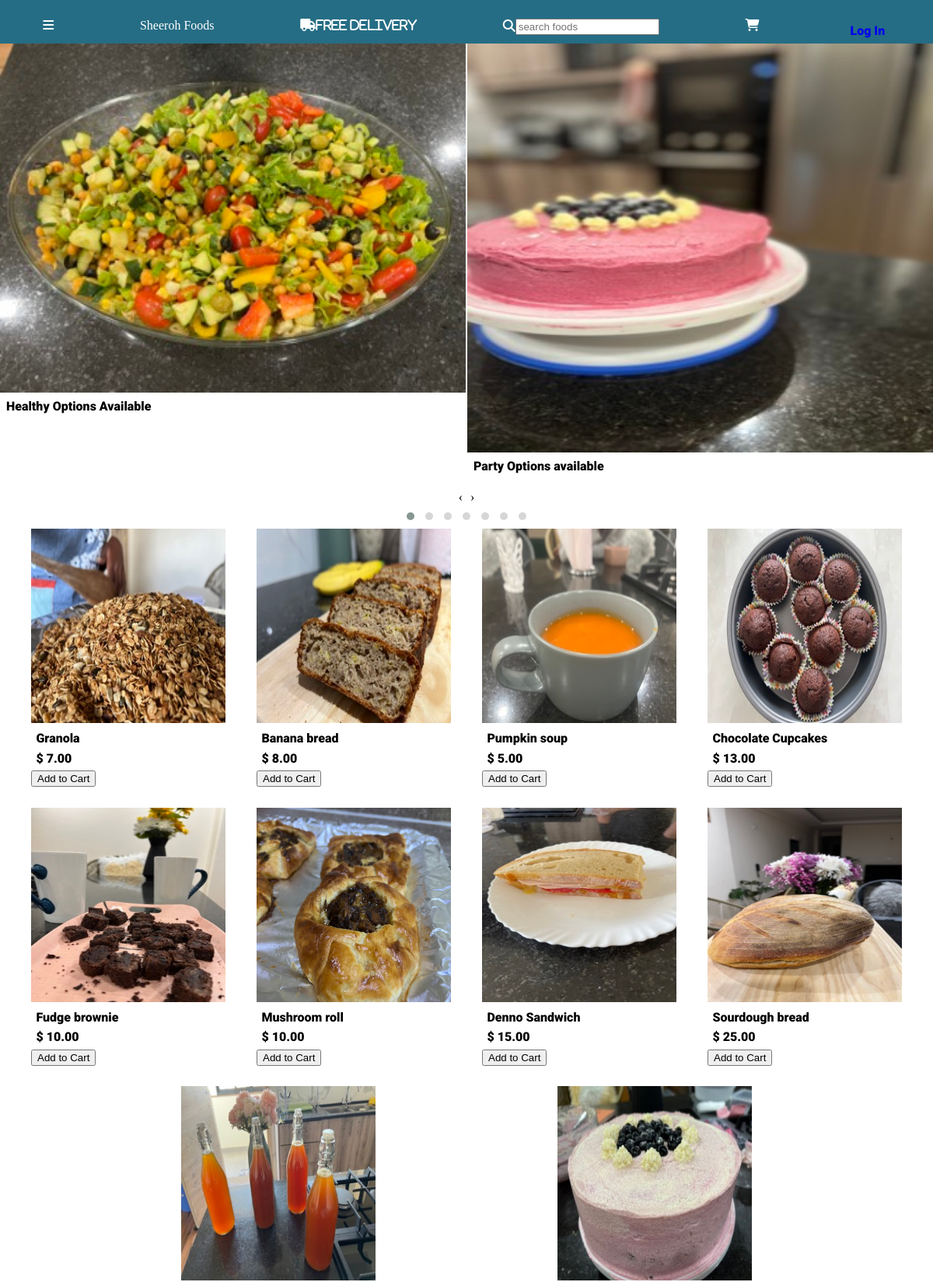
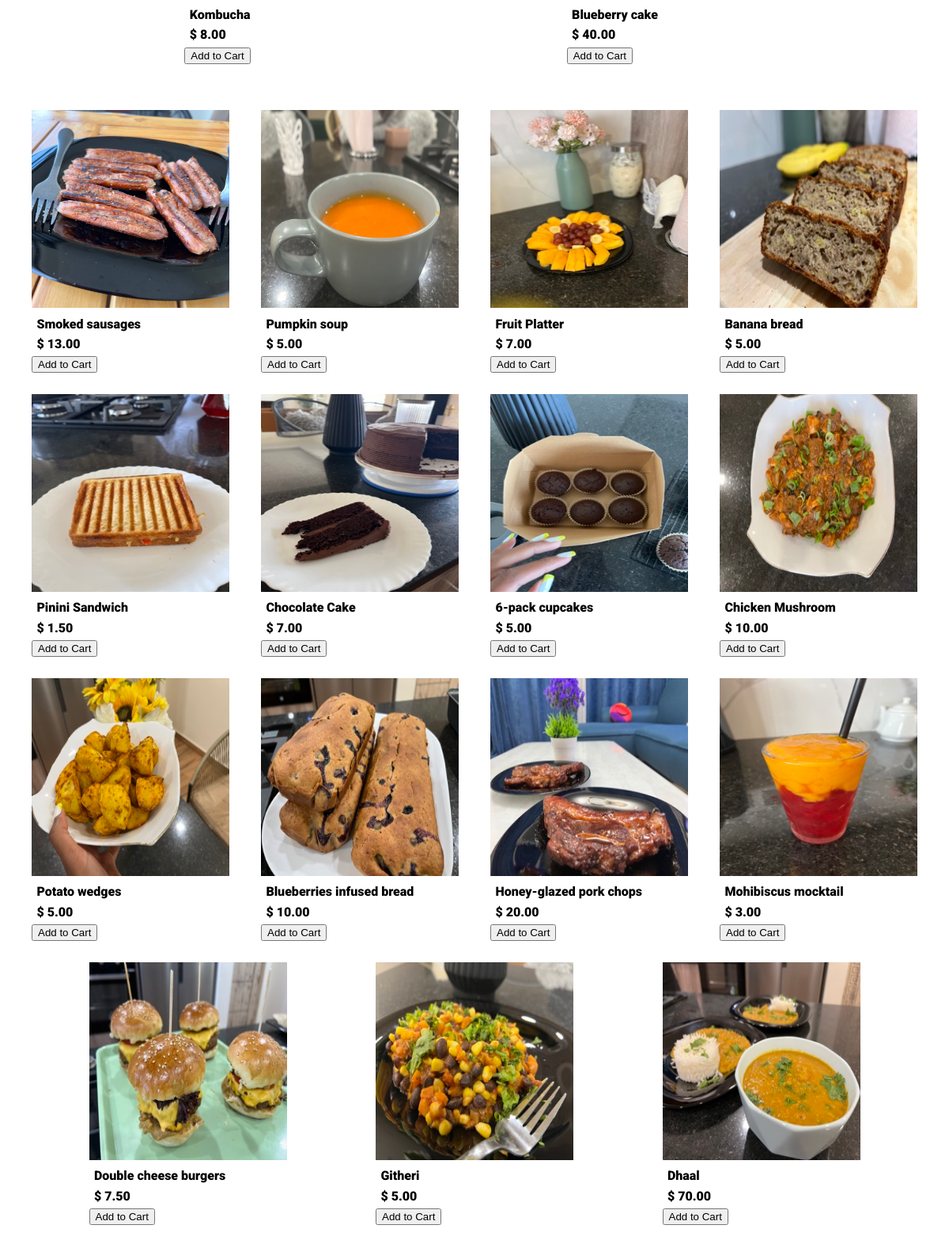
The page / (upper part) on the database its author committed (2 pictures, top to bottom).
### nav/models.py (models this page shows, shortened)
class Splice_display(models.Model):
    splice_photo = models.ImageField(upload_to='images/')
    splice_description = models.CharField(max_length =200)

class Toppicks(models.Model):
    id = models.BigAutoField(auto_created=True, primary_key=True, serialize=False, verbose_name='ID')
    pick_description = models.CharField(max_length = 50)
    pick_photo = models.ImageField(upload_to='images/')
    pick_price = models.DecimalField(max_digits=20, decimal_places=2,blank= False)

class Product(models.Model):
   date = models.DateField()
   product_name = models.CharField(max_length = 100)
   product_serial_no = models.BigAutoField(primary_key=True)
   opening_balance = models.IntegerField(blank = True)
   closing_balance = models.IntegerField(blank = True)
   sales = models.IntegerField(blank = True)
   product_buying_price = models.DecimalField(max_digits =100, decimal_places=2)
   product_selling_price = models.DecimalField(max_digits =100, decimal_places=2)
   sales_tax = models.FloatField(max_length =20)
   sale_discount = models.FloatField(blank = True)
   photo = models.ImageField(upload_to='images/')

### nav/views.py (the view)
# urls.py: path("", views.nav, name="nav") ,
def nav (request):
    food_list = Product.objects.all()
    splice_images = Splice_display.objects.all()
    Top_food_picks = Toppicks.objects.all()
    template = loader.get_template("nav.html")
    context = {
        "food_list": food_list,
        "splice_images": splice_images,
        "Top_food_picks": Top_food_picks,
        }
    return HttpResponse(template.render(context, request))

### nav/templates/nav.html (shortened to what this page needs)
{% extends "base.html" %}
{% load static %}
        {% block splice%}
            <div class="owl-carousel owl-theme">
                {% for splice in splice_images %}
                    <div class="item">
                        <img src="{{ splice.splice_photo.url }}" alt="{{splice.splice_description }}">
                        <p class="splice_des_paragraph">{{splice.splice_description}}</p>
                    </div>
                {% endfor %}
            </div>
        {% endblock %}
        {% block toppicks%}
            {% for pick in Top_food_picks %}
            <div class="toppick_item">
                <a href="/toppick?id={{pick.id}}">
                    <img src="{{ pick.pick_photo.url }}" alt="{{pick.pick_description }}" width="250px" height="250px">
                </a>
                <span>
                    <a href="/toppick?id={{pick.id}}">
                        <p> {{pick.pick_description }} </p>
                    </a>
                    <a href="/toppick?id={{pick.id}}">
                        <p>$ {{pick.pick_price}}</p>
                    </a>
                    <form method="post" action="{% url 'add_toppick_tocart' %}">
                        <button type="submit" class="add_to_cart">Add to Cart</button>
                    </form>
                </span>
            </div>
            {% endfor %}
        {% endblock %}
        {% block menu%}
        {% for food in food_list %}
            <div>
                <a href="/product_details?product_serial_no={{food.product_serial_no}}">
                    <img src="{{ food.photo.url }}" alt="{{food.product_name}}" width="250px" height="250px">
                </a>
                <div>
                    <a href="product_details?product_serial_no={{food.product_serial_no}}">
                        <p> {{food.product_name}} </p>
                    </a>
                    <a href="product_details?product_serial_no={{food.product_serial_no}}">
                        <p>$ {{food.product_selling_price}}</p>
                    </a>
                    <form method="post" action="{% url 'add_menu_tocart' %}">
                        <button type="submit" class="add_to_cart">Add to Cart</button>
                    </form>
                </div>
            </div>
        {% endfor %}
        {% endblock %}

### static/base.css (style rules this page uses)
body { margin: 0; padding: 0; }
P { color: black; font-family: "Roboto", sans-serif; font-weight: 900; font-style: normal; margin: 0.4em; }
a { text-decoration: none; }
.item { height: 35em; width: 100%; }
.owl-carousel .owl-item img { max-width: auto; max-height: 94%; width: auto; height: auto; overflow: auto; padding: 0; margin: 0; }
.splice_des_paragraph { margin: 0.5em 0.5em; }
.add_to_cart { margin-top: 0; margin-bottom: 2em; }

### rows shown on the page
Splice_display: splice_photo (picture), splice_description "Healthy Options Available"
Splice_display: splice_photo (picture), splice_description "Party Options available"
Toppicks: pick_photo (picture), pick_description "Granola", pick_price "7.00"
Toppicks: pick_photo (picture), pick_description "Banana bread", pick_price "8.00"
Toppicks: pick_photo (picture), pick_description "Pumpkin soup", pick_price "5.00"
Toppicks: pick_photo (picture), pick_description "Chocolate Cupcakes", pick_price "13.00"
Toppicks: pick_photo (picture), pick_description "Fudge brownie", pick_price "10.00"
Toppicks: pick_photo (picture), pick_description "Mushroom roll", pick_price "10.00"
Toppicks: pick_photo (picture), pick_description "Denno Sandwich", pick_price "15.00"
Toppicks: pick_photo (picture), pick_description "Sourdough bread", pick_price "25.00"
Toppicks: pick_photo (picture), pick_description "Kombucha", pick_price "8.00"
Toppicks: pick_photo (picture), pick_description "Blueberry cake", pick_price "40.00"
Product: photo (picture), product_name "Smoked sausages", product_selling_price "13.00"
Product: photo (picture), product_name "Pumpkin soup", product_selling_price "5.00"
Product: photo (picture), product_name "Fruit Platter", product_selling_price "7.00"
Product: photo (picture), product_name "Banana bread", product_selling_price "5.00"
Product: photo (picture), product_name "Pinini Sandwich", product_selling_price "1.50"
Product: photo (picture), product_name "Chocolate Cake", product_selling_price "7.00"
Product: photo (picture), product_name "6-pack cupcakes", product_selling_price "5.00"
Product: photo (picture), product_name "Chicken Mushroom", product_selling_price "10.00"
Product: photo (picture), product_name "Potato wedges", product_selling_price "5.00"
Product: photo (picture), product_name "Blueberries infused bread", product_selling_price "10.00"
Product: photo (picture), product_name "Honey-glazed pork chops", product_selling_price "20.00"
Product: photo (picture), product_name "Mohibiscus mocktail", product_selling_price "3.00"
Product: photo (picture), product_name "Double cheese burgers", product_selling_price "7.50"
Product: photo (picture), product_name "Githeri", product_selling_price "5.00"
Product: photo (picture), product_name "Dhaal", product_selling_price "70.00"
